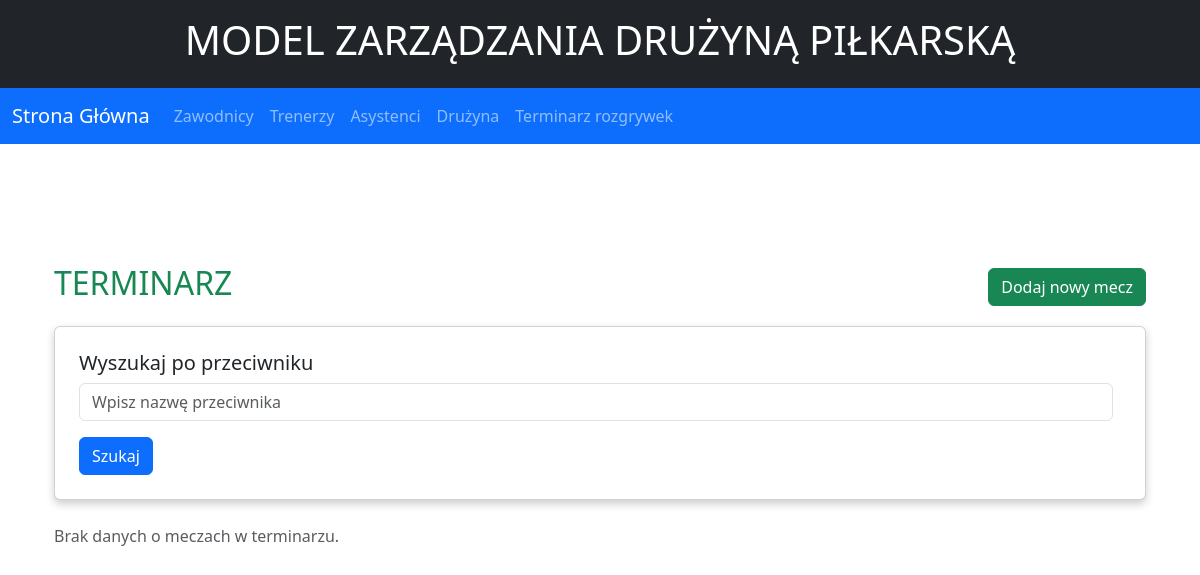
The page /game on the database as committed earlier.
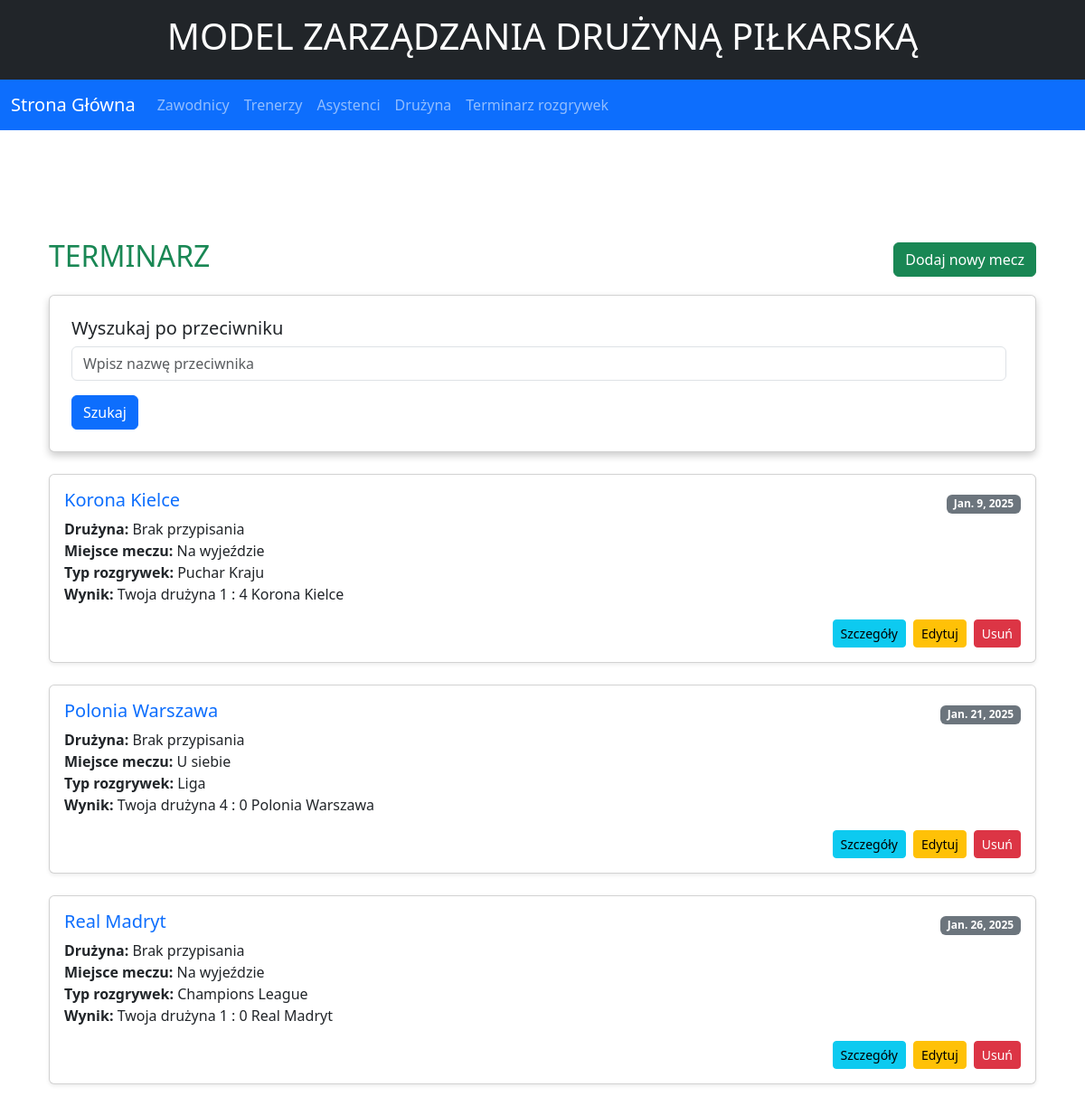
The same page on the database as committed later.
### Legia/models.py (models this page shows, shortened)
class Game(models.Model):
    opponent = models.CharField(max_length=50)
    team = models.ForeignKey(Team, null=True, blank=True, on_delete=models.SET_NULL)
    game_spot = models.CharField(max_length=50, choices=GAMES_SPOTS, null = True)
    game_type = models.CharField(max_length=50, choices=GAMES_TYPES, null = True)
    date = models.DateField()
    score_legia = models.CharField(max_length=50,null = True)
    score_opponent = models.CharField(max_length=50,null = True)
    class Meta:
        ordering = ['date']

### Legia/views.py (the view)
# urls.py: path('game', views.game_list, name='game-list'),
def game_list(request):
    game = Game.objects.filter(opponent__icontains=request.POST['phrase']) if request.method == 'POST' else Game.objects.all()
    return render(request, "Legia/game/list.html", {'games': game})

### Legia/templates/Legia/game/list.html (shortened to what this page needs)
{% extends "Legia/base.html" %}
{% block content %}
<div class="container mt-4">
    <div class="d-flex justify-content-between align-items-center mb-3">
        <h2 class="text-success">TERMINARZ</h2>
        <a href="{% url 'game-create' %}" class="btn btn-success">Dodaj nowy mecz</a>
    </div>
    <div class="card p-4 mb-4">
        <h5 class="card-title">Wyszukaj po przeciwniku</h5>
        <form action="" method="post" class="form-inline">
            <div class="form-group me-2">
                <input
                    type="text"
                    name="phrase"
                    class="form-control"
                    placeholder="Wpisz nazwę przeciwnika"
                    required>
            </div>
            <button type="submit" class="btn btn-primary">Szukaj</button>
        </form>
    </div>
    {% if games %}
        {% for game in games %}
        <div class="card mb-4 shadow-sm">
            <div class="card-body">
                <div class="d-flex justify-content-between align-items-center">
                    <h5 class="card-title text-primary">{{ game.opponent }}</h5>
                    <span class="badge bg-secondary">{{ game.date }}</span>
                </div>
                <p class="card-text">
                    <strong>Drużyna:</strong> {{ game.team.name|default:"Brak przypisania" }}<br>
                    <strong>Miejsce meczu:</strong> {{ game.game_spot }} <br>
                    <strong>Typ rozgrywek:</strong> {{ game.game_type }} <br>
                    <strong>Wynik:</strong> Twoja drużyna {{ game.score_legia }} : {{ game.score_opponent }} {{ game.opponent }}
                </p>
                <div class="d-flex justify-content-end", >
                    <a href="{% url 'game-detail' game.id %}" class="btn btn-info btn-sm me-2">Szczegóły</a>
                    <a href="{% url 'game-update' game.id %}" class="btn btn-warning btn-sm me-2">Edytuj</a>
                    <a href="{% url 'game-delete' game.id %}" class="btn btn-danger btn-sm">Usuń</a>
                </div>
            </div>
        </div>
        {% endfor %}
    {% else %}
        <p class="text-muted">Brak danych o meczach w terminarzu.</p>
    {% endif %}
</div>
{% endblock %}

Rows that differ between the two databases and show on the page:
added Game: opponent "Korona Kielce", date "Jan. 9, 2025", team.name "Brak przypisania", game_spot "Na wyjeździe", game_type "Puchar Kraju", score_legia "1", score_opponent "4"
added Game: opponent "Polonia Warszawa", date "Jan. 21, 2025", team.name "Brak przypisania", game_spot "U siebie", game_type "Liga", score_legia "4", score_opponent "0"
added Game: opponent "Real Madryt", date "Jan. 26, 2025", team.name "Brak przypisania", game_spot "Na wyjeździe", game_type "Champions League", score_legia "1", score_opponent "0"
Other text that changed with them:
text no longer shown: "Brak danych o meczach w terminarzu."
